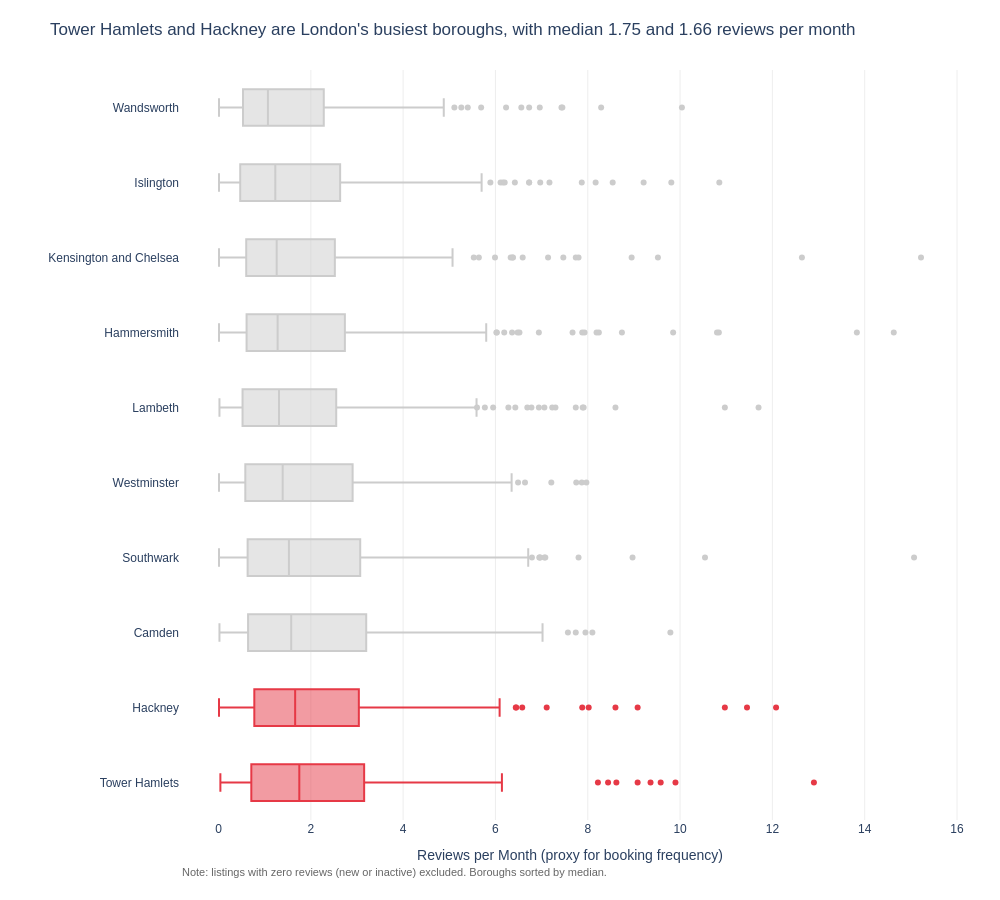

Notebook source saved alongside this figure:
### Markdown cell above
## Task 2 — Box plot: listing activity by borough

**What to build:** A **horizontal box plot** comparing listing activity (reviews per month) across London boroughs — reviews per month is a proxy for how frequently a listing is booked.

**Requirements:**
- Horizontal orientation (borough names are long)
- Sorted by median reviews per month (most active at top)
- Highlight the **two most active** boroughs in a different colour
- Outliers shown as individual points
- Insight title naming the two busiest boroughs

> 💡 Some listings have zero reviews — these are new or inactive listings. Filter them out with before plotting

### Code cell
# Task 2
df_act = df[df['reviews_per_month'].notna() & (df['reviews_per_month'] > 0)].copy()

# Median reviews per month by borough, sorted ascending
# (plotly draws the first category at the bottom, so the highest median ends up at the top)
med_rev = df_act.groupby('neighbourhood')['reviews_per_month'].median().sort_values(ascending=True)
med_order = med_rev.index.tolist()

# Two most active boroughs = last two in the ascending order
top1, top2 = med_order[-1], med_order[-2]

# One colour per borough: highlight the top two, grey for the rest
colour_map = {b: '#CCCCCC' for b in med_order}
colour_map[top1] = '#E63946'
colour_map[top2] = '#E63946'

fig = px.box(
    data_frame=df_act,
    y='neighbourhood',                     # horizontal: long borough names stay readable
    x='reviews_per_month',
    color='neighbourhood',
    orientation='h',
    color_discrete_map=colour_map,
    category_orders={'neighbourhood': med_order},
    points='outliers',                     # outliers as individual points
    labels={'reviews_per_month': 'Reviews per Month', 'neighbourhood': ''},
    height=900, width=1000
)

fig.update_layout(
    title=(f'{top1} and {top2} are London\'s busiest boroughs, with median '
           f'{med_rev[top1]:.2f} and {med_rev[top2]:.2f} reviews per month'),
    plot_bgcolor='white', paper_bgcolor='white',
    font=dict(family='Arial', size=12),
    xaxis=dict(gridcolor='#EEEEEE', title='Reviews per Month (proxy for booking frequency)'),
    yaxis=dict(showgrid=False, title=''),
    showlegend=False,
    margin=dict(l=180, r=40, t=70, b=80),
    annotations=[dict(
        text='Note: listings with zero reviews (new or inactive) excluded. Boroughs sorted by median.',
        xref='paper', yref='paper', x=0, y=-0.08, showarrow=False,
        font=dict(size=11, color='#666666'), xanchor='left')]
)
fig.show()

### Figure 1 — Plotly figure (JSON) as saved in the notebook; plotly's stock layout.template omitted (floating-point values rounded to 4 significant figures; data arrays with more than 128 entries replaced by an {"elided": "..."} marker saying what was removed)
{"data": [{"alignmentgroup": "True", "boxpoints": "outliers", "hovertemplate": "=%{y}<br>Reviews per Month=%{x}<extra></extra>", "legendgroup": "Wandsworth", "marker": {"color": "#CCCCCC"}, "name": "Wandsworth", "notched": false, "offsetgroup": "Wandsworth", "orientation": "h", "showlegend": true, "type": "box", "x": {"elided": "226 float values"}, "x0": " ", "xaxis": "x", "y": {"elided": "226 str values"}, "y0": " ", "yaxis": "y"}, {"alignmentgroup": "True", "boxpoints": "outliers", "hovertemplate": "=%{y}<br>Reviews per Month=%{x}<extra></extra>", "legendgroup": "Islington", "marker": {"color": "#CCCCCC"}, "name": "Islington", "notched": false, "offsetgroup": "Islington", "orientation": "h", "showlegend": true, "type": "box", "x": {"elided": "241 float values"}, "x0": " ", "xaxis": "x", "y": {"elided": "241 str values"}, "y0": " ", "yaxis": "y"}, {"alignmentgroup": "True", "boxpoints": "outliers", "hovertemplate": "=%{y}<br>Reviews per Month=%{x}<extra></extra>", "legendgroup": "Kensington and Chelsea", "marker": {"color": "#CCCCCC"}, "name": "Kensington and Chelsea", "notched": false, "offsetgroup": "Kensington and Chelsea", "orientation": "h", "showlegend": true, "type": "box", "x": {"elided": "246 float values"}, "x0": " ", "xaxis": "x", "y": {"elided": "246 str values"}, "y0": " ", "yaxis": "y"}, {"alignmentgroup": "True", "boxpoints": "outliers", "hovertemplate": "=%{y}<br>Reviews per Month=%{x}<extra></extra>", "legendgroup": "Hammersmith", "marker": {"color": "#CCCCCC"}, "name": "Hammersmith", "notched": false, "offsetgroup": "Hammersmith", "orientation": "h", "showlegend": true, "type": "box", "x": {"elided": "245 float values"}, "x0": " ", "xaxis": "x", "y": {"elided": "245 str values"}, "y0": " ", "yaxis": "y"}, {"alignmentgroup": "True", "boxpoints": "outliers", "hovertemplate": "=%{y}<br>Reviews per Month=%{x}<extra></extra>", "legendgroup": "Lambeth", "marker": {"color": "#CCCCCC"}, "name": "Lambeth", "notched": false, "offsetgroup": "Lambeth", "orientation": "h", "showlegend": true, "type": "box", "x": {"elided": "250 float values"}, "x0": " ", "xaxis": "x", "y": {"elided": "250 str values"}, "y0": " ", "yaxis": "y"}, {"alignmentgroup": "True", "boxpoints": "outliers", "hovertemplate": "=%{y}<br>Reviews per Month=%{x}<extra></extra>", "legendgroup": "Westminster", "marker": {"color": "#CCCCCC"}, "name": "Westminster", "notched": false, "offsetgroup": "Westminster", "orientation": "h", "showlegend": true, "type": "box", "x": {"elided": "260 float values"}, "x0": " ", "xaxis": "x", "y": {"elided": "260 str values"}, "y0": " ", "yaxis": "y"}, {"alignmentgroup": "True", "boxpoints": "outliers", "hovertemplate": "=%{y}<br>Reviews per Month=%{x}<extra></extra>", "legendgroup": "Southwark", "marker": {"color": "#CCCCCC"}, "name": "Southwark", "notched": false, "offsetgroup": "Southwark", "orientation": "h", "showlegend": true, "type": "box", "x": {"elided": "270 float values"}, "x0": " ", "xaxis": "x", "y": {"elided": "270 str values"}, "y0": " ", "yaxis": "y"}, {"alignmentgroup": "True", "boxpoints": "outliers", "hovertemplate": "=%{y}<br>Reviews per Month=%{x}<extra></extra>", "legendgroup": "Camden", "marker": {"color": "#CCCCCC"}, "name": "Camden", "notched": false, "offsetgroup": "Camden", "orientation": "h", "showlegend": true, "type": "box", "x": {"elided": "246 float values"}, "x0": " ", "xaxis": "x", "y": {"elided": "246 str values"}, "y0": " ", "yaxis": "y"}, {"alignmentgroup": "True", "boxpoints": "outliers", "hovertemplate": "=%{y}<br>Reviews per Month=%{x}<extra></extra>", "legendgroup": "Hackney", "marker": {"color": "#E63946"}, "name": "Hackney", "notched": false, "offsetgroup": "Hackney", "orientation": "h", "showlegend": true, "type": "box", "x": {"elided": "252 float values"}, "x0": " ", "xaxis": "x", "y": {"elided": "252 str values"}, "y0": " ", "yaxis": "y"}, {"alignmentgroup": "True", "boxpoints": "outliers", "hovertemplate": "=%{y}<br>Reviews per Month=%{x}<extra></extra>", "legendgroup": "Tower Hamlets", "marker": {"color": "#E63946"}, "name": "Tower Hamlets", "notched": false, "offsetgroup": "Tower Hamlets", "orientation": "h", "showlegend": true, "type": "box", "x": {"elided": "259 float values"}, "x0": " ", "xaxis": "x", "y": {"elided": "259 str values"}, "y0": " ", "yaxis": "y"}], "layout": {"annotations": [{"font": {"color": "#666666", "size": 11}, "showarrow": false, "text": "Note: listings with zero reviews (new or inactive) excluded. Boroughs sorted by median.", "x": 0, "xanchor": "left", "xref": "paper", "y": -0.08, "yref": "paper"}], "boxmode": "overlay", "font": {"family": "Arial", "size": 12}, "height": 900, "legend": {"title": {"text": ""}, "tracegroupgap": 0}, "margin": {"b": 80, "l": 180, "r": 40, "t": 70}, "paper_bgcolor": "white", "plot_bgcolor": "white", "showlegend": false, "title": {"text": "Tower Hamlets and Hackney are London's busiest boroughs, with median 1.75 and 1.66 reviews per month"}, "width": 1000, "xaxis": {"anchor": "y", "domain": [0, 1], "gridcolor": "#EEEEEE", "title": {"text": "Reviews per Month (proxy for booking frequency)"}}, "yaxis": {"anchor": "x", "categoryarray": ["Tower Hamlets", "Hackney", "Camden", "Southwark", "Westminster", "Lambeth", "Hammersmith", "Kensington and Chelsea", "Islington", "Wandsworth"], "categoryorder": "array", "domain": [0, 1], "showgrid": false, "title": {"text": ""}}}}
